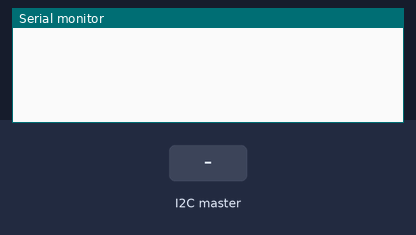
The sketch below on a simulated Arduino Uno, built with avr-gcc and run on an emulated ATmega328P. On the bench: the last lines printed to the serial monitor. The test bench sets the inputs (shaded band).

Above: at 1.2 s.
1.3 s: the I2C master sends the byte 1
At 2.1 s:
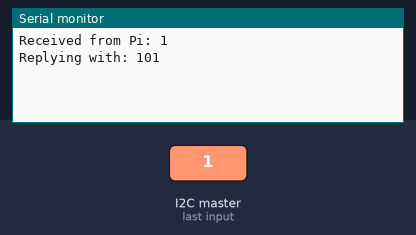
2.8 s: the I2C master sends the byte 0
At 3.3 s:
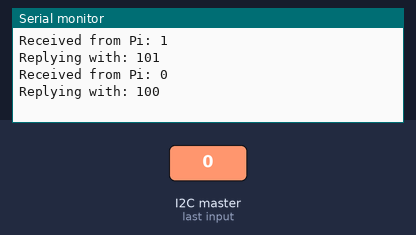

Measured:
- after the input at 1.3 s, the serial monitor: prints a new line at once (image 1)
- after the input at 2.8 s, the serial monitor: prints a new line at once (image 2)

The sketch:

1b_Arduino_Code.ino
```cpp
#include <Wire.h>

#define MY_ADDR 8  // Arduino I2C address

volatile uint8_t receivedValue = 0;  // Stores the received integer
volatile uint8_t reply = 0;  // Stores the value to send back

void setup() {
    Serial.begin(115200);
    Wire.begin(MY_ADDR);  // Initialize as I2C slave
    Wire.onReceive(receiveData);  // Set function to run when data is received
    Wire.onRequest(sendData);  // Set function to run when Pi requests data
}

void loop() {
    // Nothing required here since I2C is interrupt-driven
}

// Function triggered when the Arduino receives data
void receiveData(int byteCount) {
    if (Wire.available()) {
        receivedValue = Wire.read();  // Read the integer sent by Pi
        reply = receivedValue + 100;  // Prepare response
        Serial.print("Received from Pi: ");
        Serial.println(receivedValue);
        Serial.print("Replying with: ");
        Serial.println(reply);
    }
}

// Function triggered when the Pi requests data
void sendData() {
    Wire.write(reply);  // Send modified value to Pi
}
```
